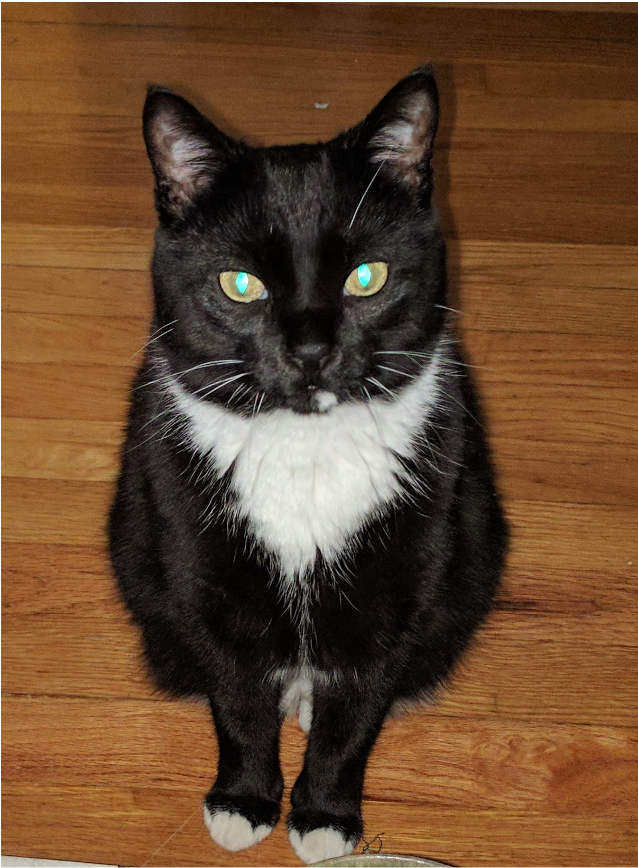
#> input picture P4/hide_image.png, 638 x 868 px
$ python ImageExtractor.py hide_image.png
#> lines starting #> are read from the running program, lines starting #| are printed output that depends on the picture
### P4/LSBExtractor.py
import sys
import numpy as np
import imageio.v2 as iio
from PIL import Image


def extract(filename, start, length):
    img = iio.imread(filename)
    height, width, _ = img.shape

    chars = []
    roffset = start // width  # Skip as many full rows as we can
    count = width * roffset
    for r in range(roffset, height):
        for c in range(width):
            chars.append(str(img[r,c,0] & 1))
            chars.append(str(img[r,c,1] & 1))
            chars.append(str(img[r,c,2] & 1))
            if count >= start + length:
                break
            count += 3
        if count >= start + length:
            break
    input = "".join(chars)[start % width:start % width + length]
    return input


def readAsInt(LSB):
    return int(LSB, 2)


# [6 lines left out: function readAsText, not called in this run]


def readAsImage(LSB, height, width):
    img = np.zeros([height, width, 3], dtype=np.uint8)
    im = Image.fromarray(img)  # convert numpy array to image
    im.save('extracted.png')
    img = iio.imread('extracted.png')
    n = 8
    pixels = []
    for i in range(0, len(LSB), n):
        pixels.append(int(LSB[i:i + n], 2))
    count = 0
    for r in range(height):
        for c in range(width):
            img[r, c][0] = pixels[count]
            img[r, c][1] = pixels[count + 1]
            img[r, c][2] = pixels[count + 2]
            count += 3
    iio.imwrite("extracted.png", img)


# [9 lines that do not run on import are left out]

### P4/ImageExtractor.py
import sys
import LSBExtractor as LSB

import numpy as np
import imageio.v2 as imageio
if __name__ == "__main__":  # Reads hidden image in specified format
    if len(sys.argv) != 2:
        print("Doesn't specify which file")
        exit(1)
    filename = sys.argv[1]
    height = LSB.readAsInt(LSB.extract(filename, 0, 32))
#> in extract, img is the input picture: shape (868, 638, 4); mean R, G, B, A 101.7, 71, 45.4, 253.8
#> after the loop in extract, `for r in range(roffset, height):`: chars = 36 items, first 6: '0', '0', '0', '0', '0', '0'; count = 33
#> height = 60
    width = LSB.readAsInt(LSB.extract(filename, 32, 32))
#> width = 80
    image = LSB.readAsImage(LSB.extract(filename, 32, height * width * 24), height, width)
#> in readAsImage, `img = np.zeros([height, width, 3], dtype=np.uint8)`: img: shape (60, 80, 3); every value is 0
#> after the loop in readAsImage, `for r in range(height):`:
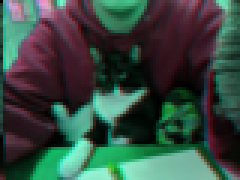
#> img: shape (60, 80, 3) (shown 3 times larger); mean R, G, B 54.8, 74.3, 65.3
